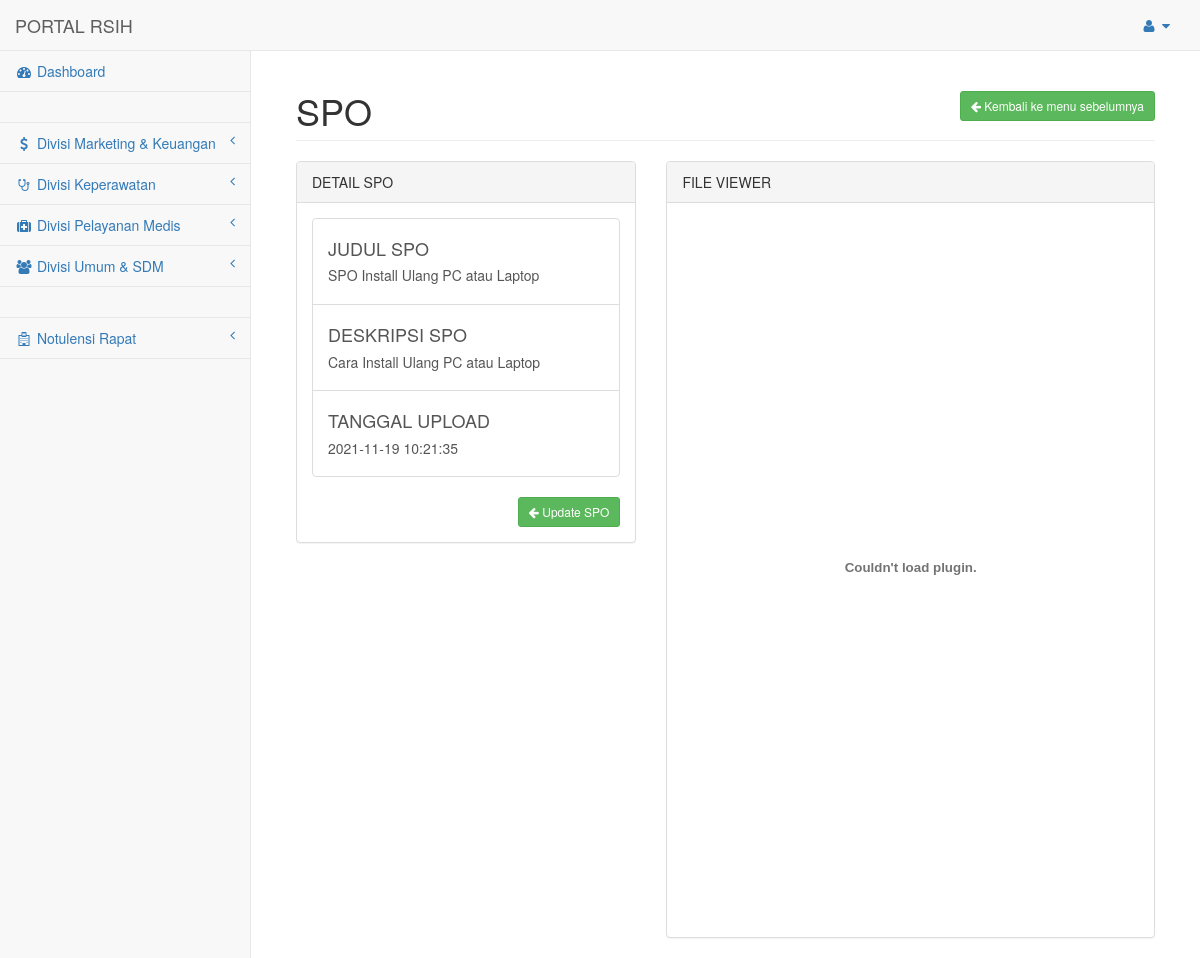
The page /pages/spo/detail.php?id=1 on the database its author committed.
### tables this page shows
CREATE TABLE `spo` (
  `id` int(11) NOT NULL,
  `unit` varchar(50) NOT NULL,
  `judul` varchar(50) NOT NULL,
  `deskripsi` varchar(255) NOT NULL,
  `files` varchar(160) NOT NULL,
  `tgl_upload` datetime DEFAULT current_timestamp()
);

### pages/spo/detail.php (the view, shortened to what this page needs)
<?php
    $unit = $_GET['unit'];
?>
<!DOCTYPE html>
<html lang="en">
    <head>
        <link href="../../assets/vendor/bootstrap/css/bootstrap.min.css" rel="stylesheet">
        <link href="../../assets/vendor/metisMenu/metisMenu.min.css" rel="stylesheet">
        <link href="../../assets/dist/css/sb-admin-2.css" rel="stylesheet">
        <link href="../../assets/vendor/font-awesome/css/font-awesome.min.css" rel="stylesheet" type="text/css">
        <link href="../../assets/vendor/datatables-plugins/dataTables.bootstrap.css" rel="stylesheet">
        <link href="../../assets/vendor/datatables-responsive/dataTables.responsive.css" rel="stylesheet">
    </head>
    <body>
        <div id="wrapper">
            <nav class="navbar navbar-default navbar-static-top" role="navigation" style="margin-bottom: 0">
                <?php
                    include('../component/header.php');
                ?>
                <?php
                    include('../component/topmenu.php');
                ?>
                <?php
                    include('../component/sidemenu.php');
                ?>
            </nav>
            <div id="page-wrapper">
                <div class="container-fluid">
                    <div class="row">
                        <div class="col-lg-12">
                            <h1 class="page-header"><?php echo($_SESSION['menu'].' '.$unit); ?><a href="index.php?unit=<?php echo($unit);?>" class="btn btn-sm btn-success pull-right"><i class="fa fa-arrow-left"></i> Kembali ke menu sebelumnya</a> </h1>
                        </div>
                        <div class="col-lg-12">
                        <div class="row">
                            <div class="col-lg-5">
                                <div class="panel panel-default">
                                    <div class="panel-heading"> DETAIL SPO
                                        <?php
                                            $id = $_GET['id'];
                                            $tampil = mysqli_query($connect,"SELECT * FROM spo WHERE id='$id'");
                                            $w = mysqli_fetch_array($tampil);
                                        ?>
                                    </div>
                                    <div class="panel-body">
                                        <div class="list-group">
                                            <a href="#" class="list-group-item list-group-item-action" aria-current="true">
                                                <div class="d-flex w-100 justify-content-between">
                                                <h4 class="mb-1">JUDUL SPO</h4>
                                                </div>
                                                <h5 class="mb-1"><?php echo($w['judul']); ?></h5>
                                            </a>
                                            <a href="#" class="list-group-item list-group-item-action" aria-current="true">
                                                <div class="d-flex w-100 justify-content-between">
                                                <h4 class="mb-1">DESKRIPSI SPO</h4>
                                                </div>
                                                <h5 class="mb-1"><?php echo($w['deskripsi']); ?></h5>
                                            </a>
                                            <a href="#" class="list-group-item list-group-item-action">
                                                <div class="d-flex w-100 justify-content-between">
                                                <h4 class="mb-1">TANGGAL UPLOAD</h4>
                                                </div>
                                                <h5 class="mb-1"><?php echo($w['tgl_upload']); ?></h5>
                                            </a>
                                        </div>
                                        <a href="index.php?unit=<?php echo($unit);?>" class="btn btn-sm btn-success pull-right"><i class="fa fa-arrow-left"></i> Update SPO</a>
                                    </div>
                                </div>
                            </div>
                            <div class="col-lg-7">
                                <div class="panel panel-default">
                                    <div class="panel-heading">
                                        FILE VIEWER
                                    </div>
                                    <div class="panel-body">
                                        <object
                                            type="application/pdf"
                                            data="<?php echo($w['files']); ?>"
                                            width="100%"
                                            height="700"
                                            >
                                        </object>
                                    </div>
                                </div>
                            </div>
                        </div>
                    </div>
                    </div>
                </div>
            </div>
        </div>
    </body>
</html>

### rows shown on the page
spo: judul "SPO Install Ulang PC atau Laptop", deskripsi "Cara Install Ulang PC atau Laptop", tgl_upload "2021-11-19 10:21:35"

### other values the page prints
$app_name "PORTAL RSIH"
$_SESSION['menu'] "SPO"
